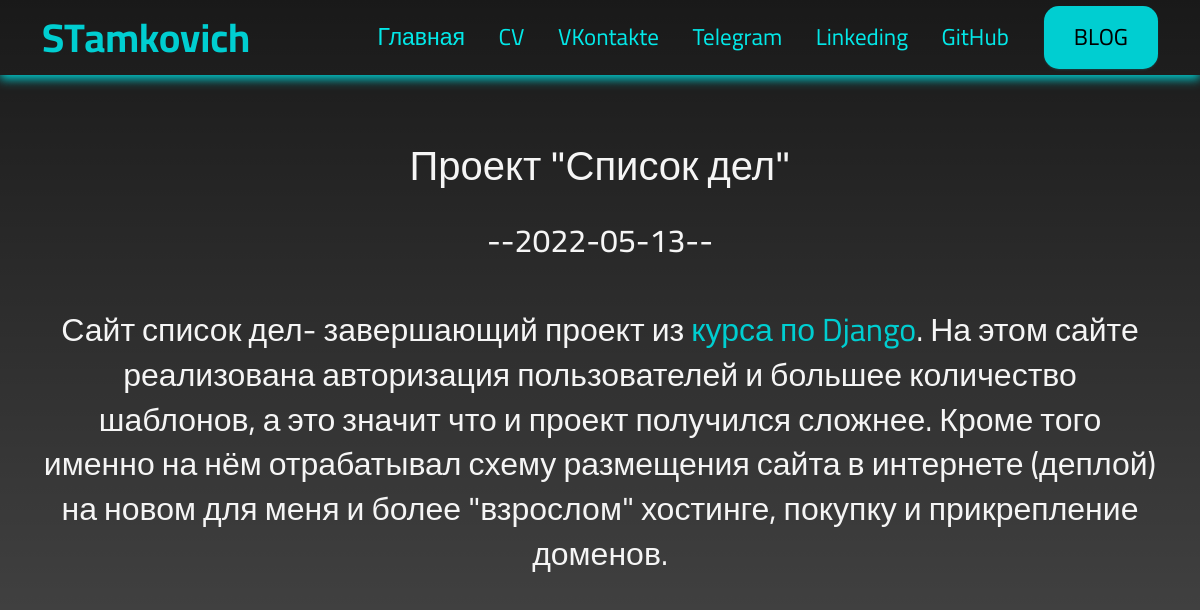
The app's page /blog/proekt-spisok-del/ with its own data.
### blog/models.py (models this page shows, shortened)
class Blog(models.Model):
    title_post = models.CharField("Название поста", max_length=200)
    post_info = models.TextField("Информация")
    date = models.DateField(null=True)
    slug = models.SlugField(default='', null=False)

### blog/views.py (the view)
# urls.py: path('<slug:slug>/', views.ShowDetailBlog.as_view(), name='detail-post'),
class ShowDetailBlog(DetailView):
    template_name = 'blog/detail.html'
    model = Blog
    context_object_name = 'blog'

### blog/templates/blog/detail.html (shortened to what this page needs)
{% extends 'portfolio/base.html' %}
{% load static %}
{% block content %}
    <br>
    <br>
    <br>
    <h1 class="info-post">{{ blog.title_post }} </h1>
    <br>
    <h5 class="text-center text-muted mb-5">{{ blog.date|date:'--Y-m-d--'|upper }}</h5>
    <div class="text-center"><p>{{ blog.post_info|safe }}</p></div>
{% endblock %}

### portfolio/static/portfolio/css/custom.css (style rules this page uses)
body { background: linear-gradient(rgba(0,0,0,0.9), rgba(0,0,0,0.7)), url(background.jpg) no-repeat; position: relative; font-family: 'Cairo', sans-serif; font-size: 16px; line-height: 1.4; min-width: 320px; overflow-x: hidden; height: auto; color: whitesmoke; background-size: cover; background-attachment: fixed; }
a { text-decoration: none; }
.text-center { font-size: 2.0rem; text-align: center; }
.info-post { text-align: center; font-family: 'Cairo', sans-serif; font-size: 2.5rem; color: whitesmoke; top: 200px; }

### records on screen
Blog: title_post "Проект \"Список дел\"", date "--2022-05-13--", post_info "Сайт список дел- завершающий проект из курса по Django . На этом сайте реализована авторизация пользователей и большее количество шаблонов, а это значит что и проект получился сложнее. Кроме того именно на нём отрабатывал схему размещения сайта в интернете (деплой) на новом для меня и более \"взрослом\" хостинге, покупку и прикрепление доменов."
